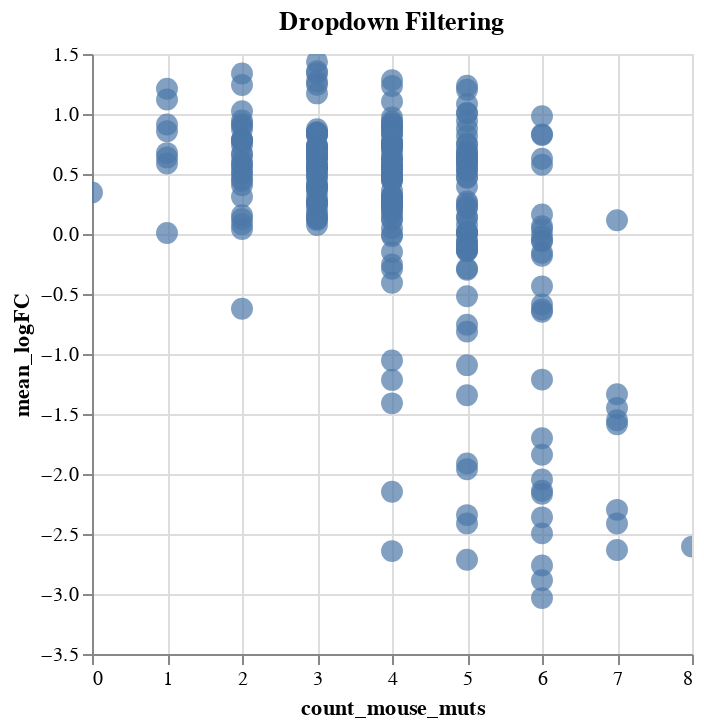

The notebook cell this image was saved under:
### Markdown cell above
203A and 205K required for mouse behavior

203A/205K (each) must be paired with 3 other mutations to have effect

205K important for charge interaction with NS5. Must be 205E (human) to interact. Of the single mutations, it has the largest negative effect on binding.

### Code cell
# make interactive chart for exploring effects of mouse mutations
mutations = ['contains_198L', 'contains_199V', 'contains_201A', 'contains_203A',
           'contains_205K', 'contains_206V', 'contains_208R', 'contains_209M']

dropdown_options = [True, False]

base = alt.Chart(merged_df).mark_circle(size=120).encode(
    x='count_mouse_muts',
    y='mean_logFC',
    # color=alt.Color('color:N').title(''),
    tooltip=['prot_seq', 'mouse_muts', 'mean_logFC',]
).interactive()

# A dropdown filter
option_dropdown = alt.binding_select(options=dropdown_options, name="198L")
mut_198_select = alt.selection_point(fields=['contains_198L'], bind=option_dropdown)

option_dropdown = alt.binding_select(options=dropdown_options, name="199V")
mut_199_select = alt.selection_point(fields=['contains_199V'], bind=option_dropdown)

option_dropdown = alt.binding_select(options=dropdown_options, name="201A")
mut_201_select = alt.selection_point(fields=['contains_201A'], bind=option_dropdown)

option_dropdown = alt.binding_select(options=dropdown_options, name="203A")
mut_203_select = alt.selection_point(fields=['contains_203A'], bind=option_dropdown)

option_dropdown = alt.binding_select(options=dropdown_options, name="205K")
mut_205_select = alt.selection_point(fields=['contains_205K'], bind=option_dropdown)

option_dropdown = alt.binding_select(options=dropdown_options, name="206V")
mut_206_select = alt.selection_point(fields=['contains_206V'], bind=option_dropdown)

option_dropdown = alt.binding_select(options=dropdown_options, name="208R")
mut_208_select = alt.selection_point(fields=['contains_208R'], bind=option_dropdown)

option_dropdown = alt.binding_select(options=dropdown_options, name="209M")
mut_209_select = alt.selection_point(fields=['contains_209M'], bind=option_dropdown)


chart = (base.add_params(mut_198_select).transform_filter(mut_198_select).properties(title="Dropdown Filtering")
         .add_params(mut_199_select).transform_filter(mut_199_select).properties(title="Dropdown Filtering")
         .add_params(mut_201_select).transform_filter(mut_201_select).properties(title="Dropdown Filtering")
         .add_params(mut_203_select).transform_filter(mut_203_select).properties(title="Dropdown Filtering")
         .add_params(mut_205_select).transform_filter(mut_205_select).properties(title="Dropdown Filtering")
         .add_params(mut_206_select).transform_filter(mut_206_select).properties(title="Dropdown Filtering")
         .add_params(mut_208_select).transform_filter(mut_208_select).properties(title="Dropdown Filtering")
         .add_params(mut_209_select).transform_filter(mut_209_select).properties(title="Dropdown Filtering")
        )

chart


# # A dropdown filter
# genre_dropdown = alt.binding_select(options=genres, name="Genre")
# genre_select = alt.selection_point(fields=['Major_Genre'], bind=genre_dropdown)

# filter_genres = base.add_params(
#     genre_select
# ).transform_filter(
#     genre_select
# ).properties(title="Dropdown Filtering")

### Figure 1 — Vega-Lite specification as saved in the notebook (floating-point values rounded to 4 significant figures; data arrays with more than 128 entries replaced by an {"elided": "..."} marker saying what was removed)
{"config": {"view": {"continuousWidth": 300, "continuousHeight": 300}}, "data": {"name": "data-33be521b075e0f649be43f0fb469d426"}, "mark": {"type": "circle", "size": 120}, "encoding": {"tooltip": [{"field": "prot_seq", "type": "nominal"}, {"field": "mouse_muts", "type": "nominal"}, {"field": "mean_logFC", "type": "quantitative"}], "x": {"field": "count_mouse_muts", "type": "quantitative"}, "y": {"field": "mean_logFC", "type": "quantitative"}}, "params": [{"name": "param_4", "select": {"type": "interval", "encodings": ["x", "y"]}, "bind": "scales"}, {"name": "param_5", "select": {"type": "point", "fields": ["contains_198L"]}, "bind": {"input": "select", "options": [true, false], "name": "198L"}}, {"name": "param_6", "select": {"type": "point", "fields": ["contains_199V"]}, "bind": {"input": "select", "options": [true, false], "name": "199V"}}, {"name": "param_7", "select": {"type": "point", "fields": ["contains_201A"]}, "bind": {"input": "select", "options": [true, false], "name": "201A"}}, {"name": "param_8", "select": {"type": "point", "fields": ["contains_203A"]}, "bind": {"input": "select", "options": [true, false], "name": "203A"}}, {"name": "param_9", "select": {"type": "point", "fields": ["contains_205K"]}, "bind": {"input": "select", "options": [true, false], "name": "205K"}}, {"name": "param_10", "select": {"type": "point", "fields": ["contains_206V"]}, "bind": {"input": "select", "options": [true, false], "name": "206V"}}, {"name": "param_11", "select": {"type": "point", "fields": ["contains_208R"]}, "bind": {"input": "select", "options": [true, false], "name": "208R"}}, {"name": "param_12", "select": {"type": "point", "fields": ["contains_209M"]}, "bind": {"input": "select", "options": [true, false], "name": "209M"}}], "title": "Dropdown Filtering", "transform": [{"filter": {"param": "param_5"}}, {"filter": {"param": "param_6"}}, {"filter": {"param": "param_7"}}, {"filter": {"param": "param_8"}}, {"filter": {"param": "param_9"}}, {"filter": {"param": "param_10"}}, {"filter": {"param": "param_11"}}, {"filter": {"param": "param_12"}}], "$schema": "https://vega.github.io/schema/vega-lite/v5.16.3.json", "datasets": {"data-33be521b075e0f649be43f0fb469d426": {"elided": "256 records"}}}
